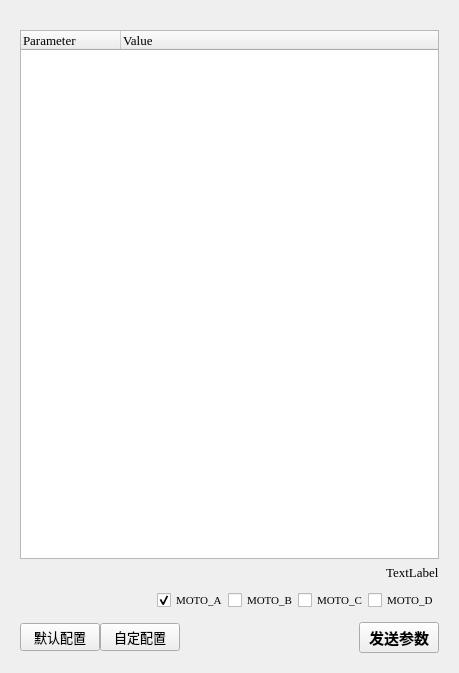
<?xml version="1.0" encoding="UTF-8"?>
<ui version="4.0">
 <class>MainWindow</class>
 <widget class="QMainWindow" name="MainWindow">
  <property name="geometry">
   <rect>
    <x>0</x>
    <y>0</y>
    <width>459</width>
    <height>673</height>
   </rect>
  </property>
  <property name="sizePolicy">
   <sizepolicy hsizetype="Expanding" vsizetype="Expanding">
    <horstretch>0</horstretch>
    <verstretch>0</verstretch>
   </sizepolicy>
  </property>
  <property name="font">
   <font>
    <family>Times New Roman</family>
    <pointsize>10</pointsize>
   </font>
  </property>
  <property name="windowTitle">
   <string>参数控制</string>
  </property>
  <property name="windowIcon">
   <iconset resource="../Resource/Resource.qrc">
    <normaloff>:/img/MonitorIcon.ico</normaloff>:/img/MonitorIcon.ico</iconset>
  </property>
  <property name="layoutDirection">
   <enum>Qt::LeftToRight</enum>
  </property>
  <property name="styleSheet">
   <string notr="true"/>
  </property>
  <property name="toolButtonStyle">
   <enum>Qt::ToolButtonTextUnderIcon</enum>
  </property>
  <widget class="QWidget" name="centralwidget">
   <layout class="QGridLayout" name="gridLayout">
    <property name="leftMargin">
     <number>20</number>
    </property>
    <property name="topMargin">
     <number>30</number>
    </property>
    <property name="rightMargin">
     <number>20</number>
    </property>
    <property name="bottomMargin">
     <number>20</number>
    </property>
    <property name="horizontalSpacing">
     <number>20</number>
    </property>
    <item row="2" column="0">
     <layout class="QHBoxLayout" name="motoLayout">
      <property name="topMargin">
       <number>5</number>
      </property>
      <item>
       <spacer name="motoSpacer">
        <property name="orientation">
         <enum>Qt::Horizontal</enum>
        </property>
        <property name="sizeHint" stdset="0">
         <size>
          <width>40</width>
          <height>20</height>
         </size>
        </property>
       </spacer>
      </item>
      <item>
       <widget class="QCheckBox" name="motoA">
        <property name="enabled">
         <bool>true</bool>
        </property>
        <property name="font">
         <font>
          <pointsize>8</pointsize>
         </font>
        </property>
        <property name="text">
         <string>MOTO_A</string>
        </property>
        <property name="checked">
         <bool>true</bool>
        </property>
       </widget>
      </item>
      <item>
       <widget class="QCheckBox" name="motoB">
        <property name="font">
         <font>
          <pointsize>8</pointsize>
         </font>
        </property>
        <property name="text">
         <string>MOTO_B</string>
        </property>
       </widget>
      </item>
      <item>
       <widget class="QCheckBox" name="motoC">
        <property name="font">
         <font>
          <pointsize>8</pointsize>
         </font>
        </property>
        <property name="text">
         <string>MOTO_C</string>
        </property>
       </widget>
      </item>
      <item>
       <widget class="QCheckBox" name="motoD">
        <property name="font">
         <font>
          <pointsize>8</pointsize>
         </font>
        </property>
        <property name="text">
         <string>MOTO_D</string>
        </property>
       </widget>
      </item>
     </layout>
    </item>
    <item row="1" column="0" alignment="Qt::AlignRight">
     <widget class="QLabel" name="label_log">
      <property name="text">
       <string>TextLabel</string>
      </property>
     </widget>
    </item>
    <item row="3" column="0">
     <layout class="QHBoxLayout" name="buttonLayout">
      <property name="topMargin">
       <number>5</number>
      </property>
      <item>
       <widget class="QPushButton" name="loadButton_self">
        <property name="font">
         <font>
          <family>黑体</family>
          <pointsize>10</pointsize>
         </font>
        </property>
        <property name="text">
         <string>默认配置</string>
        </property>
       </widget>
      </item>
      <item>
       <widget class="QPushButton" name="loadButton">
        <property name="font">
         <font>
          <family>黑体</family>
          <pointsize>10</pointsize>
         </font>
        </property>
        <property name="text">
         <string>自定配置</string>
        </property>
       </widget>
      </item>
      <item>
       <spacer name="horizontalSpacer">
        <property name="orientation">
         <enum>Qt::Horizontal</enum>
        </property>
        <property name="sizeHint" stdset="0">
         <size>
          <width>40</width>
          <height>20</height>
         </size>
        </property>
       </spacer>
      </item>
      <item>
       <widget class="QPushButton" name="sendButton">
        <property name="font">
         <font>
          <family>Times New Roman</family>
          <pointsize>11</pointsize>
          <weight>75</weight>
          <bold>true</bold>
         </font>
        </property>
        <property name="text">
         <string>发送参数</string>
        </property>
       </widget>
      </item>
     </layout>
    </item>
    <item row="0" column="0">
     <widget class="QTreeWidget" name="dataTable">
      <property name="selectionMode">
       <enum>QAbstractItemView::SingleSelection</enum>
      </property>
      <column>
       <property name="text">
        <string>Parameter</string>
       </property>
      </column>
      <column>
       <property name="text">
        <string>Value</string>
       </property>
      </column>
     </widget>
    </item>
   </layout>
  </widget>
 </widget>
 <resources>
  <include location="../Resource/Resource.qrc"/>
 </resources>
 <connections/>
</ui>
